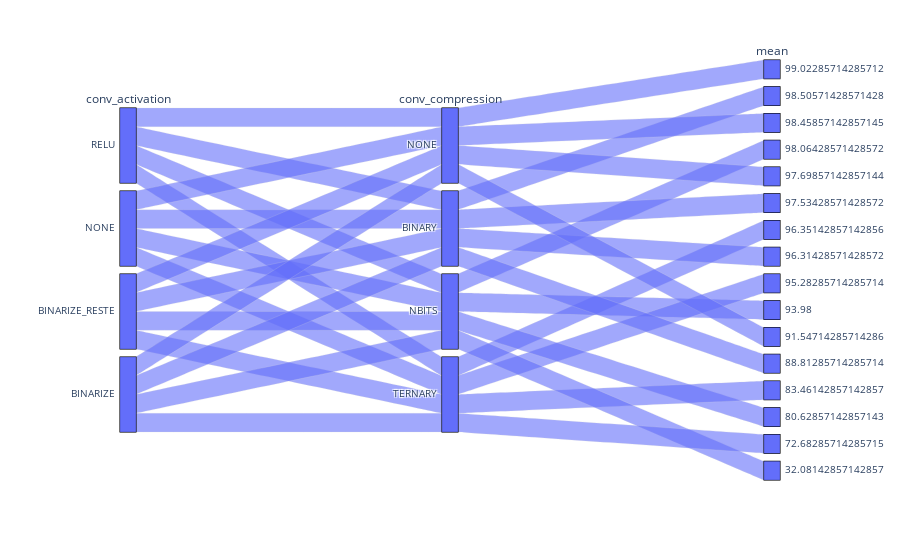
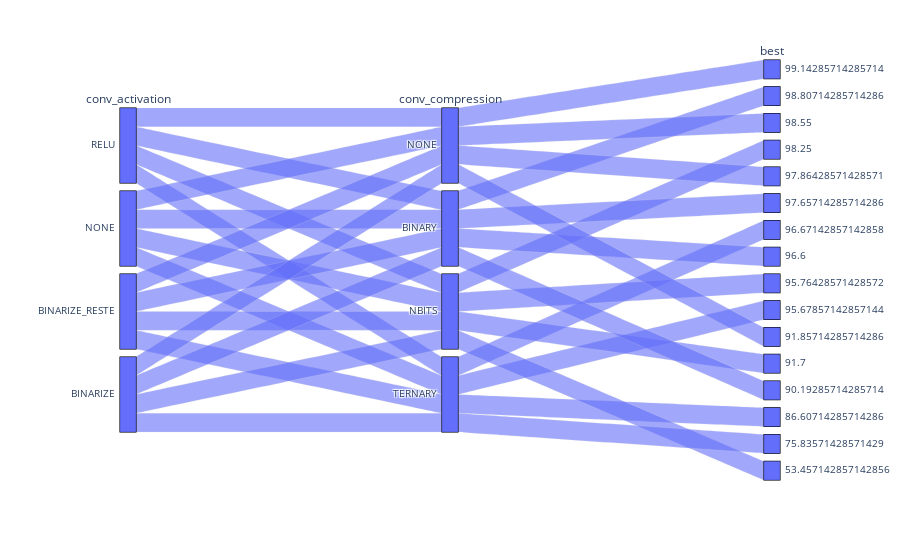

Notebook code cell kept with these figures, in order:
### Code cell
from src.experiment1 import plot_results


plot_results(df, "./")

### Figure 1 — Plotly figure (JSON) as saved in the notebook; plotly's stock layout.template omitted (floating-point values rounded to 4 significant figures)
{"data": [{"dimensions": [{"label": "conv_activation", "values": ["RELU", "RELU", "NONE", "RELU", "BINARIZE_RESTE", "NONE", "RELU", "BINARIZE_RESTE", "NONE", "NONE", "BINARIZE", "BINARIZE", "BINARIZE_RESTE", "BINARIZE_RESTE", "BINARIZE", "BINARIZE"]}, {"label": "conv_compression", "values": ["NONE", "BINARY", "NONE", "NBITS", "NONE", "BINARY", "TERNARY", "BINARY", "TERNARY", "NBITS", "NONE", "BINARY", "TERNARY", "NBITS", "TERNARY", "NBITS"]}, {"label": "mean", "values": [99.02, 98.51, 98.46, 98.06, 97.7, 97.53, 96.35, 96.31, 95.28, 93.98, 91.55, 88.81, 83.46, 80.63, 72.68, 32.08]}], "domain": {"x": [0, 1], "y": [0, 1]}, "name": "", "type": "parcats"}], "layout": {"legend": {"tracegroupgap": 0}, "margin": {"t": 60}}}

### Figure 2 — Plotly figure (JSON) as saved in the notebook; plotly's stock layout.template omitted (floating-point values rounded to 4 significant figures)
{"data": [{"dimensions": [{"label": "conv_activation", "values": ["RELU", "RELU", "NONE", "RELU", "BINARIZE_RESTE", "NONE", "RELU", "BINARIZE_RESTE", "NONE", "NONE", "BINARIZE", "BINARIZE_RESTE", "BINARIZE", "BINARIZE_RESTE", "BINARIZE", "BINARIZE"]}, {"label": "conv_compression", "values": ["NONE", "BINARY", "NONE", "NBITS", "NONE", "BINARY", "TERNARY", "BINARY", "NBITS", "TERNARY", "NONE", "NBITS", "BINARY", "TERNARY", "TERNARY", "NBITS"]}, {"label": "best", "values": [99.14, 98.81, 98.55, 98.25, 97.86, 97.66, 96.67, 96.6, 95.76, 95.68, 91.86, 91.7, 90.19, 86.61, 75.84, 53.46]}], "domain": {"x": [0, 1], "y": [0, 1]}, "name": "", "type": "parcats"}], "layout": {"legend": {"tracegroupgap": 0}, "margin": {"t": 60}}}
